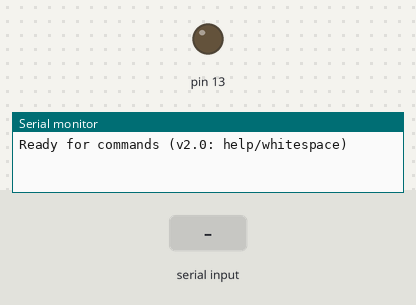
Bench run of a sketch on a simulated Arduino Uno, built with avr-gcc and run on an emulated ATmega328P. Shown: output pins drawn as LEDs (lit = HIGH), the last lines printed to the serial monitor. The inputs (shaded band) are chosen by the test bench.

Above: at 1.2 s.
1.3 s: "i\n" received over Serial
At 3.0 s:
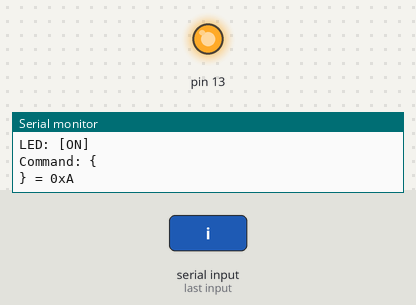
3.5 s: byte 111 ('o') received over Serial
At 4.5 s:
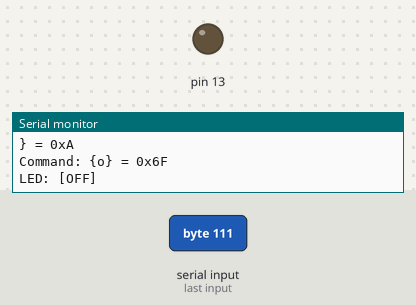
Timing chart, 0 to 6.5 s (numbered marks = the images above; inputs shaded):
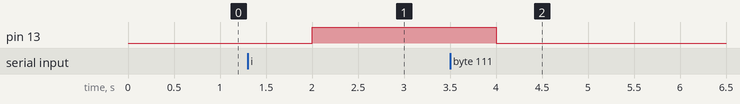

The sketch:

sketch_mar17d.ino
```cpp
// Benjamin Stream & Solomon Himelbloom
// Assignment 2

void setup() {
  Serial.begin(9600);
  Serial.print("Ready for commands (v2.0: help/whitespace)\n");
}

void loop() {
  while (Serial.available() != 0) {
    int c = Serial.read(); // check RX line
    // Print the received command.
    Serial.print("Command: {");
    Serial.print((char)c);
    Serial.print("} = 0x");
    Serial.print((int)c, HEX);
    Serial.print("\n");

    // "help" should print a brief summary
    // of the currently supported commands.
    if (c == 'p') {
      Serial.print("\n>> Help Menu (Lab 08.0):\n");
      Serial.print("ok: Checks if aurdino is alive\n");
      Serial.print("\\n or \\r: Adds a line of whitespace\n");
      Serial.print("i: Turn the pin 13 debug LED on.\n");
      Serial.print("o: Turn the pin 13 debug LED off.\n");
      Serial.print("x: Print 'x' to the serial port 10000 times.\n");
      Serial.print("d: Change the serial baud rate to 19200.\n");
    }

    // "ok" should print "OK"
    // Useful for checking if the Arduino is still alive.
    if (c == 'k') {
      Serial.print("OK\n");
    }

    // Checks if \ (92 in ASCII) is inputed.
    if (c == 92) {
      if (c == 'n' || 'r') {
        Serial.print("\n");
      }
    }

    // Turns the LED on.
    if (c == 'i') {
      pinMode(13, OUTPUT);
      digitalWrite(13, 1);
      Serial.print("LED: [ON]\n");
    }

    // Turns the LED off.
    if (c == 'o') {
      pinMode(13, OUTPUT);
      digitalWrite(13, 0);
      Serial.print("LED: [OFF]\n");
    }

    // Print "x" to the serial port.
    if (c == 'x') {
      int i;
      for (int i = 0; i < 9999; i++) {
        Serial.print("x");
      }
    }

    // Change the serial baud rate to 19200.
    if (c == 'd') {
      Serial.flush();
      Serial.begin(19200);
      Serial.flush();
      Serial.begin(9600);
      Serial.print("Are you reading this?\n");
    }

    // Test command names with Unicode chars.
    if (c == 'g') {
      Serial.print("grüning\n");
      Serial.print("Print the chars in hex.\n");
    }
  }

  delay(1000);
}
```

Measured:
- after the input at 1.3 s, pin 13: LOW → HIGH after 0.70 s
- after the input at 3.5 s, pin 13: HIGH → LOW after 0.50 s
